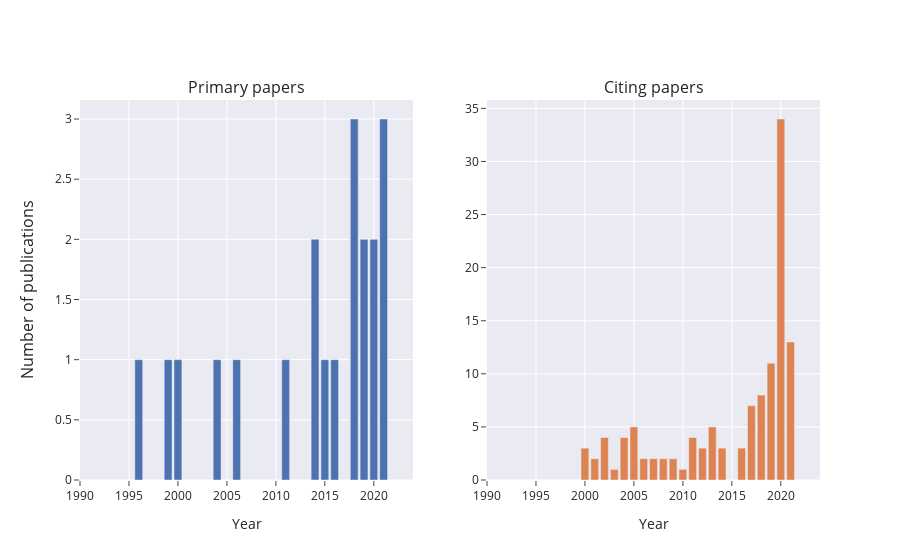

The notebook cell saved with this chart:
### Code cell
plot_publications_per_year(papers_df, citing_papers_df)

### Figure 1 — Plotly figure (JSON) as saved in the notebook; plotly's stock layout.template omitted (floating-point values rounded to 4 significant figures)
{"data": [{"type": "bar", "x": [1996, 1999, 2000, 2004, 2006, 2011, 2014, 2015, 2016, 2018, 2019, 2020, 2021], "xaxis": "x", "y": [1, 1, 1, 1, 1, 1, 2, 1, 1, 3, 2, 2, 3], "yaxis": "y"}, {"type": "bar", "x": [1905, 2000, 2001, 2002, 2003, 2004, 2005, 2006, 2007, 2008, 2009, 2010, 2011, 2012, 2013, 2014, 2016, 2017, 2018, 2019, 2020, 2021, 2090, 2105], "xaxis": "x2", "y": [1, 3, 2, 4, 1, 4, 5, 2, 2, 2, 2, 1, 4, 3, 5, 3, 3, 7, 8, 11, 34, 13, 1, 1], "yaxis": "y2"}], "layout": {"annotations": [{"font": {"size": 16}, "showarrow": false, "text": "Primary papers", "x": 0.225, "xanchor": "center", "xref": "paper", "y": 1, "yanchor": "bottom", "yref": "paper"}, {"font": {"size": 16}, "showarrow": false, "text": "Citing papers", "x": 0.775, "xanchor": "center", "xref": "paper", "y": 1, "yanchor": "bottom", "yref": "paper"}, {"font": {"size": 16}, "showarrow": false, "text": "Number of publications", "textangle": -90, "x": 0, "xanchor": "right", "xref": "paper", "xshift": -40, "y": 0.5, "yanchor": "middle", "yref": "paper"}], "showlegend": false, "xaxis": {"anchor": "y", "domain": [0, 0.45], "dtick": 5, "range": [1990, 2024], "tick0": 1990, "ticks": "outside", "title": {"text": "Year"}}, "xaxis2": {"anchor": "y2", "domain": [0.55, 1], "dtick": 5, "range": [1990, 2024], "tick0": 1990, "ticks": "outside", "title": {"text": "Year"}}, "yaxis": {"anchor": "x", "domain": [0, 1], "ticks": "outside"}, "yaxis2": {"anchor": "x2", "domain": [0, 1], "ticks": "outside"}}}
